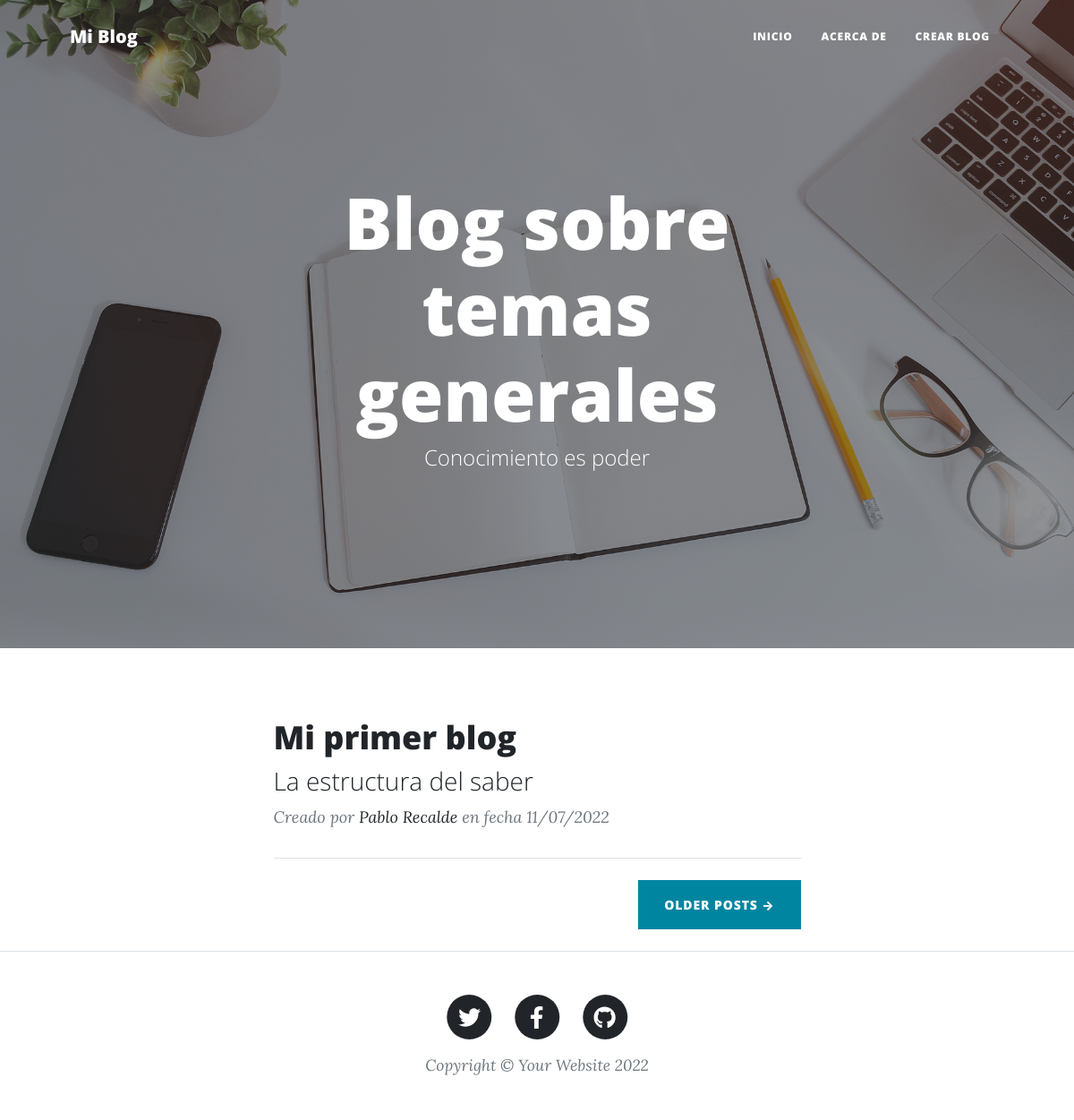
The page / on the database its author committed.
### models.py (models this page shows, shortened)
class Blog(db.Model):
    __tablename__ = 'blog_content'
    id = db.Column(Integer, primary_key=True)
    title = db.Column(String(length=50))
    subtitle = db.Column(String(length=50))
    date = db.Column(DateTime)
    contenido = db.Column(Text)
    id_user = db.Column(Integer, ForeignKey('blog_user.id'))
    user = db.relationship('Usuarios', backref='blog_user', lazy=True)

class Usuarios(db.Model, UserMixin):
    __tablename__= 'blog_user'
    id = db.Column(Integer, primary_key=True)
    nombre= db.Column(String(length=50), nullable=False)
    edad = db.Column(Integer)
    email = db.Column(String(length=150), unique= True)
    password= db.Column(String(length=128))
    is_admin = db.Column(db.Boolean, default=False)

### app.py (the view)
@app.route('/')
def inicio():
    blogs = Blog.query.all()
    users = Usuarios.query.all()
    return render_template('index.html', blogs=blogs, users=users)

### templates/index.html
{% extends 'base.html' %}
{% block main_page %}
 <div class="container px-4 px-lg-5">
            <div class="row gx-4 gx-lg-5 justify-content-center">
                <div class="col-md-10 col-lg-8 col-xl-7">
                    {% for blog in blogs %}
                    <div class="post-preview">
                        <a href="{{ url_for('post', bg_id=blog.id) }}">
                            <h2 class="post-title">{{ blog.title }}</h2>
                            <h3 class="post-subtitle">{{ blog.subtitle }}</h3>
                        </a>
                        <p class="post-meta">
                            Creado por
                            {% for user in users %}
                                {% if user.id==blog.id_user%}
                                    <a href="#!">{{ user.nombre }}</a>
                                {% endif %}
                            {% endfor %}
                            en fecha {{blog.date.strftime('%d/%m/%Y')}}
                        </p>
                    </div>
                    <hr class="my-4" />
                    {% endfor %}
                    <div class="d-flex justify-content-end mb-4"><a class="btn btn-primary text-uppercase" href="#!">Older Posts →</a></div>
                </div>
            </div>
        </div>
{% endblock %}

### rows shown on the page
Blog: title "Mi primer blog", subtitle "La estructura del saber", date "11/07/2022"
Usuarios: nombre "Pablo Recalde"
